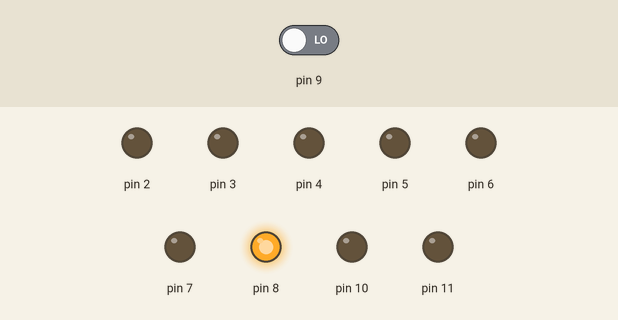
This sketch was run on a simulated Arduino Uno, built with avr-gcc and run on an emulated ATmega328P. Parts: output pins drawn as LEDs (lit = HIGH). Inputs (shaded band) come from the test bench; at power-on: pin 9 LOW. What the sketch prints to the serial monitor is not drawn.

Above: at 12.8 s.
12.9 s: pin 9 driven HIGH
At 15.7 s:
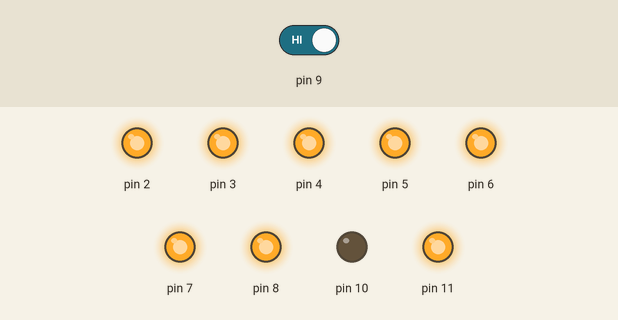
At 17.3 s:
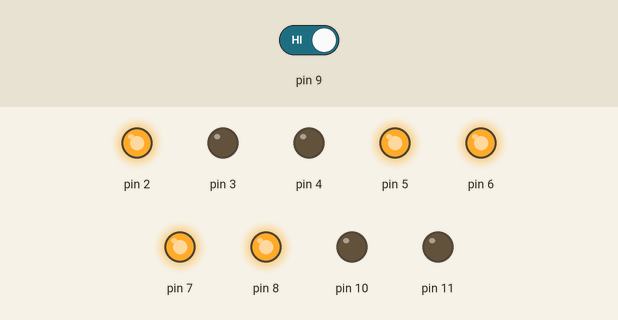
24.2 s: pin 9 driven LOW
At 29.8 s:
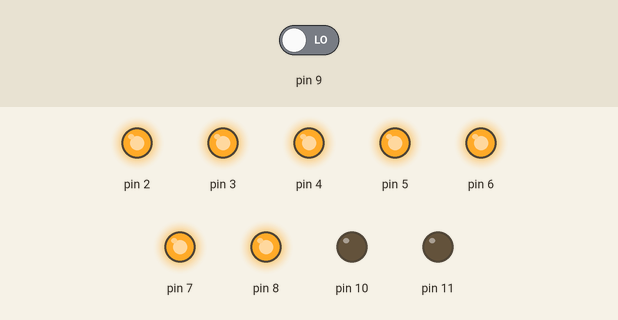
Timing chart, 0 to 41.5 s (numbered marks = the images above; inputs shaded):
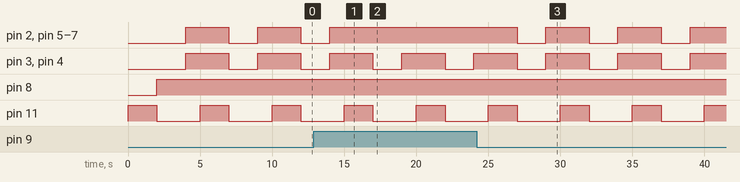

Measured:
- after the input at 12.9 s, pin 2, pin 5–7: goes on until 14.0 s, then stays HIGH
- after the input at 24.2 s, pin 2, pin 5–7: alternates HIGH for 3.0 s and LOW for 2.0 s, starting after 2.8 s; pin 10: stays LOW (without the input it goes to HIGH after 5.8 s)
- by itself, pin 2–7: alternates HIGH for 3.0 s and LOW for 2.0 s
- by itself, pin 11: alternates HIGH for 2.0 s and LOW for 3.0 s

The sketch:

DetectionUsingFsm.ino
```cpp
//  detecting 111 sequence using finite stae machine that uses d-latch or d-flipflop
void zero(){
  digitalWrite(2,LOW);
  digitalWrite(3,LOW);
  digitalWrite(4,LOW);
  digitalWrite(5,LOW);
  digitalWrite(6,LOW);
  digitalWrite(7,LOW);
  digitalWrite(8,HIGH);
}
void one(){
  digitalWrite(2,HIGH);
  digitalWrite(3,LOW);
  digitalWrite(4,LOW);
  digitalWrite(5,HIGH);
  digitalWrite(6,HIGH);
  digitalWrite(7,HIGH);
  digitalWrite(8,HIGH);
}
void null(){
  digitalWrite(2,HIGH);
  digitalWrite(3,HIGH);
  digitalWrite(4,HIGH);
  digitalWrite(5,HIGH);
  digitalWrite(6,HIGH);
  digitalWrite(7,HIGH);
  digitalWrite(8,HIGH);
}
int q1=0,q2=0,a=0;
int d1=0,d2=0;
int y=0;
void setup() {
  // put your setup code here, to run once:
  pinMode(2,OUTPUT);
  pinMode(3,OUTPUT);
  pinMode(4,OUTPUT);
  pinMode(5,OUTPUT);
  pinMode(6,OUTPUT);
  pinMode(7,OUTPUT);
  pinMode(8,OUTPUT);
  pinMode(9,INPUT);
  pinMode(10,OUTPUT);
  pinMode(11,OUTPUT);
  Serial.begin(9600);
}
void loop() {
  // put your main code here, to run repeatedly:
digitalWrite(11,HIGH);
delay(2000);
a = digitalRead(9);
if(a){
    one();
  }
else{
    zero();
  }
digitalWrite(11,LOW);
delay(2000);
null();
delay(1000);
d1 = (!q1)&&(!q2)&&(a);  // the boolean equations here satisfiy only non repeating sequence
d2 = (q1)&&(a)&&(!q2);
y= (q2)&&a&&(!q1);
Serial.print(String(q1)+String(q2)+String(y));
if(y==1){
digitalWrite(10,HIGH);
delay(4000);
}
q1=d1;
q2 = d2;
digitalWrite(10,LOW);
}
```
